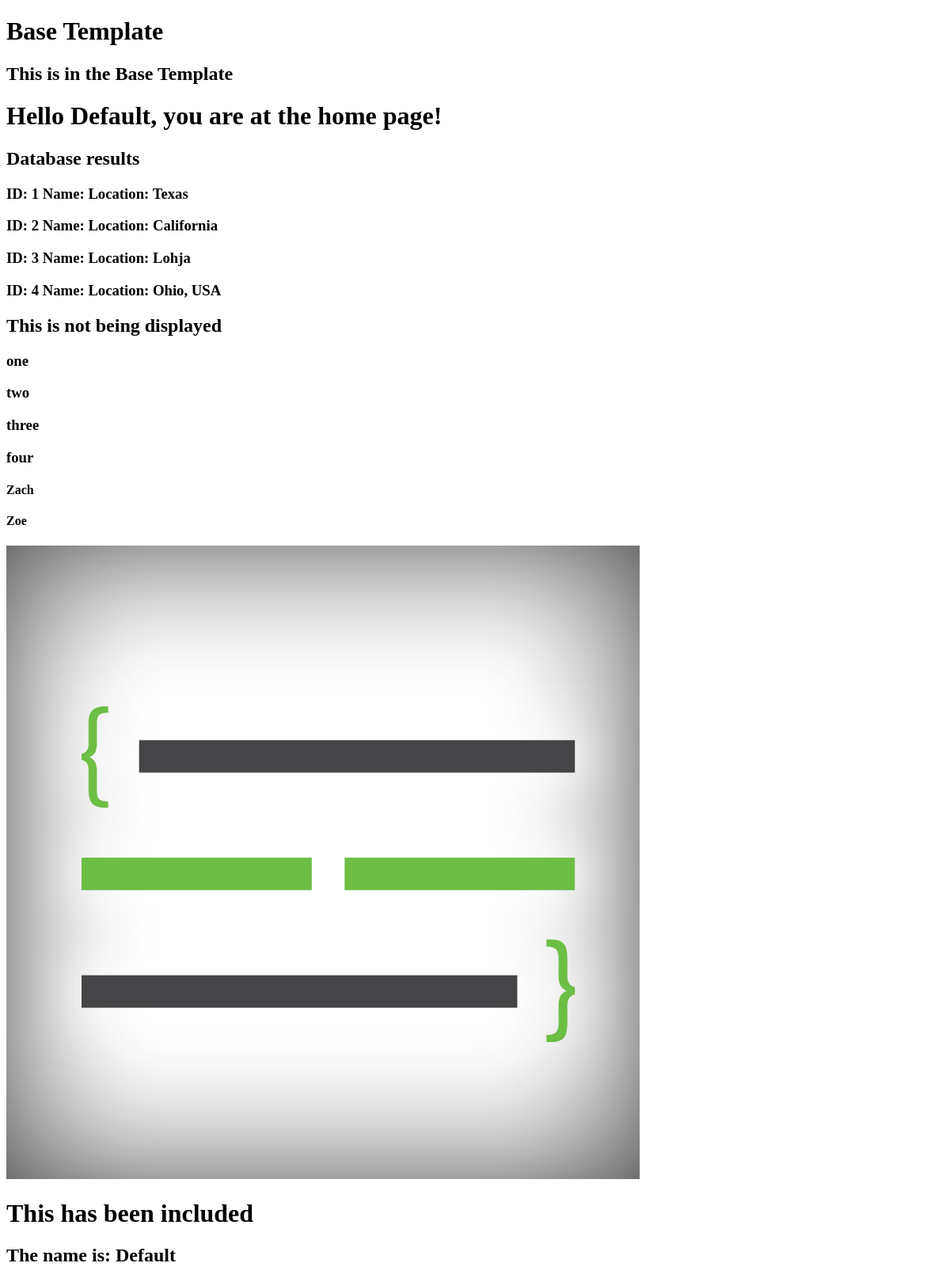
Page /home on the earlier database version.
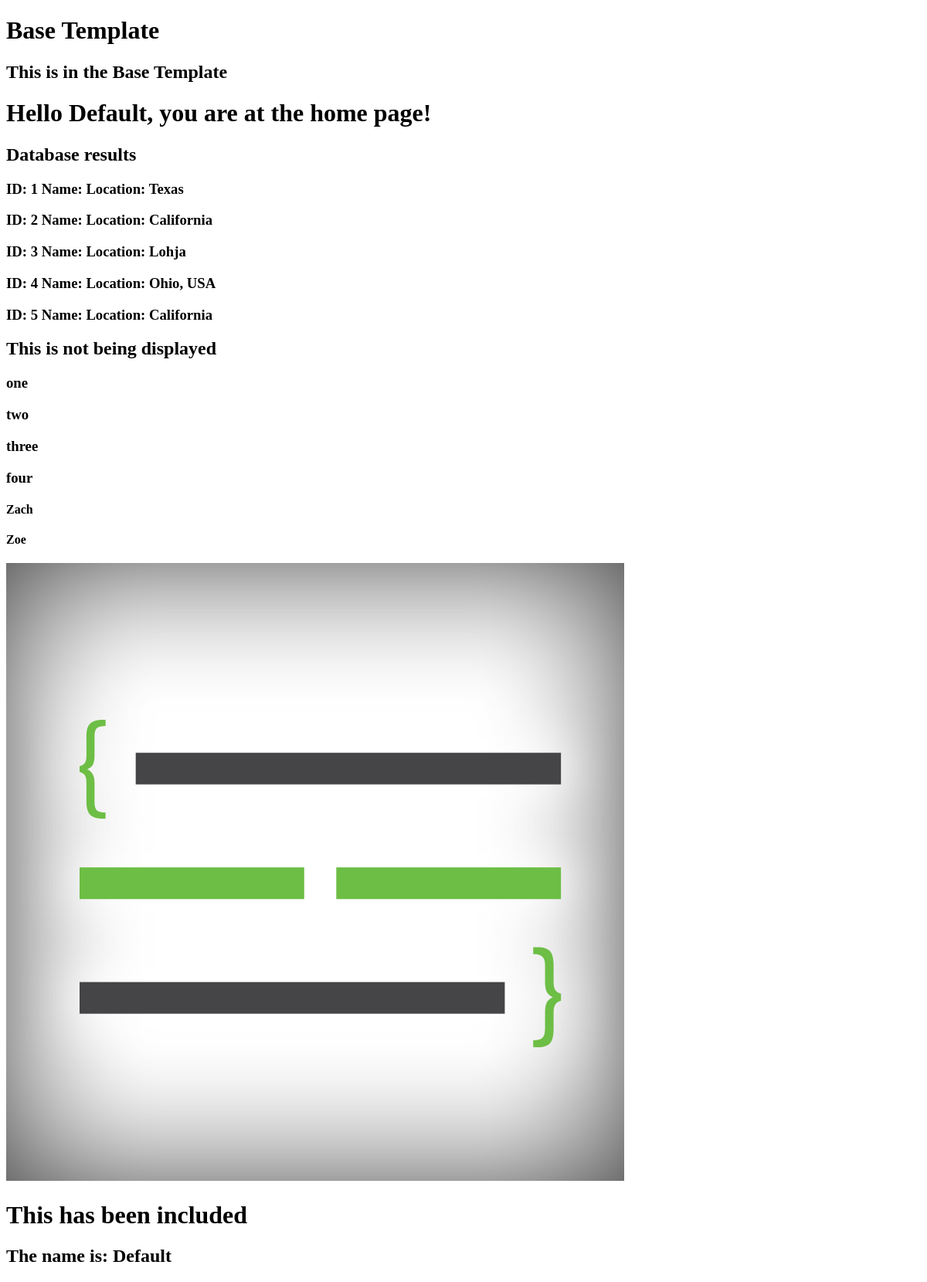
Same page on the later database version.
### tables this page shows
CREATE TABLE users (id integer primary key autoincrement, name text, location text);

### app.py (the view)
@app.route('/home', methods=['POST', 'GET'], defaults={'name' : 'Default'})
@app.route('/home/<string:name>', methods=['POST', 'GET'])
def home(name):
    session['name'] = name
    db = get_db()
    cur = db.execute('select id, name, location from users')
    results = cur.fetchall()
    return render_template('home.html', name=name, display=False, \
        mylist=['one', 'two', 'three', 'four'], listofdictionaries=[{'name' : 'Zach'}, {'name' : 'Zoe'}], results=results)

### app.py (called while the page is built)
def connect_db():
    sql = sqlite3.connect('data.db')
    sql.row_factory = sqlite3.Row
    return sql

def get_db():
    if not hasattr(g, 'sqlite_db'):
        g.sqlite_db = connect_db()
    return g.sqlite_db

### templates/home.html (shortened to what this page needs)
{% extends 'base.html' %}
{% block content %}
{{ super() }}
<h1>Hello {{ name }}, you are at the home page!</h1>
<h2>Database results</h2>
{% for item in results %}
<h3>ID: {{ item.id }} Name: {{ item.bane }} Location: {{ item.location }}</h3>
{% endfor%}
{% if display %}
<h2>This is being displayed</h2>
{% else %}
<h2>This is not being displayed</h2>
{% endif %}
{% for x in mylist %}
<h3>{{ x }}</h3>
{% endfor %}
{% for x in listofdictionaries %}
<h4>{{ x.name }}</h4>
{% endfor %}
<img src="{{ url_for('static', filename='images/prettyprinted.png') }}">
{% include "include_this.html" %}
{% endblock %}

### templates/base.html (shortened to what this page needs)
<!DOCTYPE html>
<html>
    <head>
    </head>
    <body>
        <h1>Base Template</h1>
        {% block content %}
        <h2>This is in the Base Template</h2>
        {% endblock %}
    </body>
</html>

### templates/include_this.html
<h1>This has been included</h1>
<h2>The name is: {{ name }}</h2>

Differences in the rows shown:
added users: id "5", location "California"
